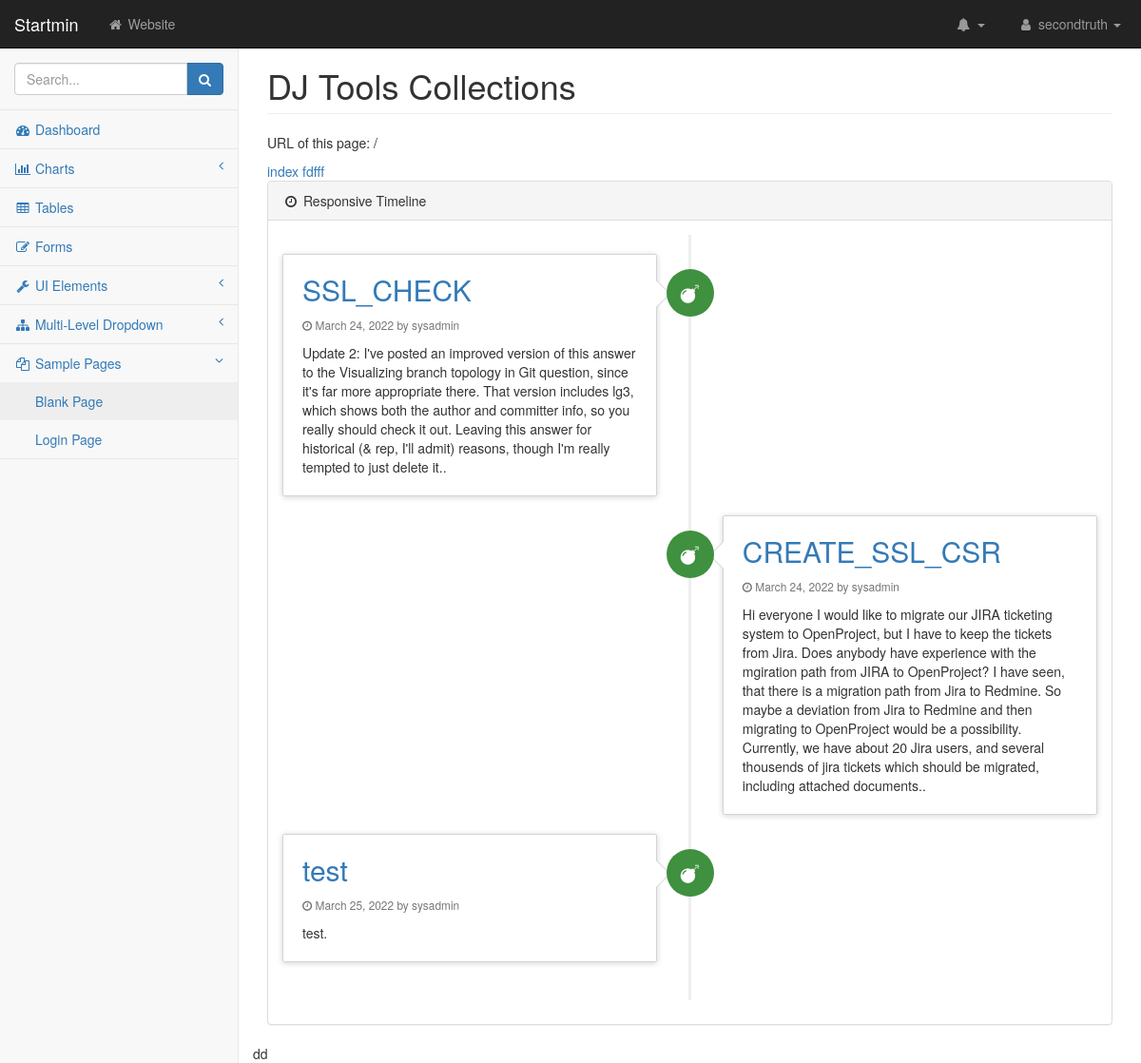
The app's page /, older data.
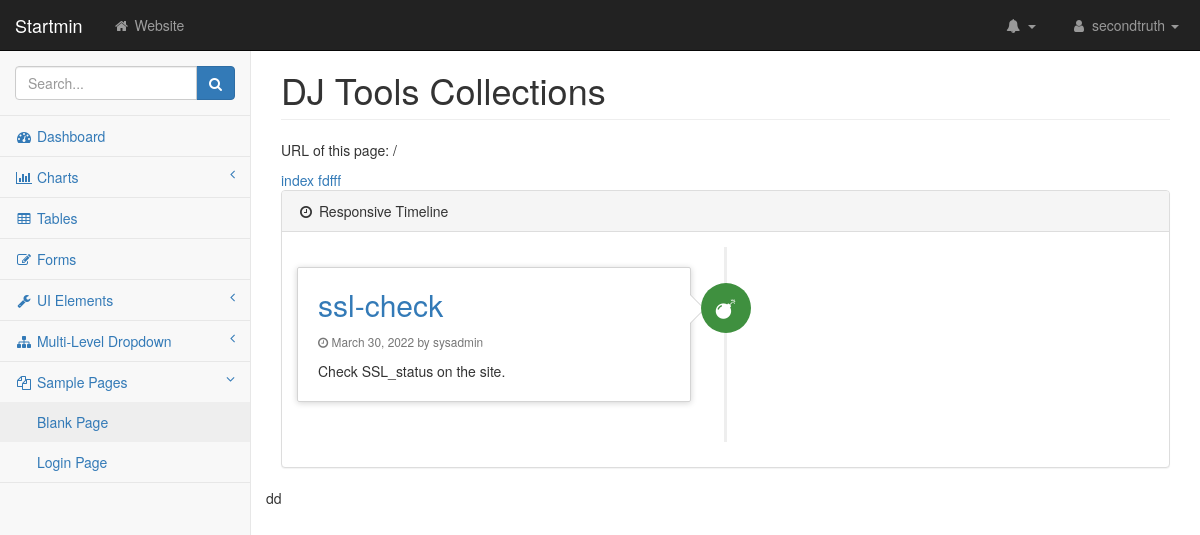
The same page, newer data.
### service/models.py (models this page shows, shortened)
class Services(models.Model):
    service_title = models.CharField(max_length=100)
    service_desc = models.TextField()
    service_create_date = models.DateTimeField(default=timezone.now)
    service_author = models.ForeignKey(User,on_delete=models.CASCADE)
    service_url = models.CharField(max_length=100)
    service_status = models.IntegerField(default=1)

### service/views.py (the view)
# urls.py: path('', ServicesListView.as_view(), name='service-home'),
class ServicesListView(ListView):
    model = Services
    template_name = 'service/services.html'
    context_object_name = 'services'

### service/templates/service/services.html
 {% extends 'service/base.html' %}
 {% block content %}
    <a> index fdfff </a>
    <div class="panel panel-default">
      <div class="panel-heading">
          <i class="fa fa-clock-o fa-fw"></i> Responsive Timeline
      </div>
      <div class="panel-body">
          <ul class="timeline">
            {% for service in services %}
                {% if   service.service_status == 1 %}
                    <li class="{% cycle '' 'timeline-inverted' %}">
                            <div class="timeline-badge  success"><i class="fa fa-bomb"></i></div>
                            <div class="timeline-panel">
                                <div class="timeline-heading">
                                    <h2 class="timeline-title"> <a href="{% url 'sslapp-sslcheck' %}">{{ service.service_title}} </a></h2>
                                    <p>
                                        <small class="text-muted"><i class="fa fa-clock-o"></i>  {{ service.service_create_date|date:"F d, Y" }}
                                        by {{ service.service_author }}
                                        </small>
                                    </p>
                                </div>
                                <div class="timeline-body">
                                    <p>{{ service.service_desc }}.</p>
                                </div>
                            </div>
                    </li>
                {% endif %}
            {% endfor %}
          </ul>
      </div>
  </div>
 {% endblock content %}

### service/templates/service/base.html (shortened to what this page needs)
{% load static %}
<!DOCTYPE html>
<html lang="en">
    <head>
        <link href="{% static 'service/css/bootstrap.min.css' %}" rel="stylesheet">
        <link href="{% static 'service/css/metisMenu.min.css' %}" rel="stylesheet">
        <link href="{% static 'service/css/startmin.css' %}" rel="stylesheet">
        <link href="{% static 'service/css/font-awesome.min.css' %}" rel="stylesheet" type="text/css">
        <link href="{% static 'service/css/timeline.css' %}" rel="stylesheet">
    </head>
    <body>
        <div id="wrapper">
            <nav class="navbar navbar-inverse navbar-fixed-top" role="navigation">
                <div class="navbar-header">
                    <a class="navbar-brand" href="index.html">Startmin</a>
                </div>
                <ul class="nav navbar-nav navbar-left navbar-top-links">
                    <li><a href="#"><i class="fa fa-home fa-fw"></i> Website</a></li>
                </ul>
                <ul class="nav navbar-right navbar-top-links">
                    <li class="dropdown navbar-inverse">
                        <a class="dropdown-toggle" data-toggle="dropdown" href="#">
                            <i class="fa fa-bell fa-fw"></i> <b class="caret"></b>
                        </a>
                    </li>
                    <li class="dropdown">
                        <a class="dropdown-toggle" data-toggle="dropdown" href="#">
                            <i class="fa fa-user fa-fw"></i> secondtruth <b class="caret"></b>
                        </a>
                    </li>
                </ul>
                <div class="navbar-default sidebar" role="navigation">
                    <div class="sidebar-nav navbar-collapse">
                        <ul class="nav" id="side-menu">
                            <li class="sidebar-search">
                                <div class="input-group custom-search-form">
                                    <input type="text" class="form-control" placeholder="Search...">
                                    <span class="input-group-btn">
                                        <button class="btn btn-primary" type="button">
                                            <i class="fa fa-search"></i>
                                        </button>
                                    </span>
                                </div>
                            </li>
                            <li>
                                <a href="index.html"><i class="fa fa-dashboard fa-fw"></i> Dashboard</a>
                            </li>
                            <li>
                                <a href="#"><i class="fa fa-bar-chart-o fa-fw"></i> Charts<span class="fa arrow"></span></a>
                            </li>
                            <li>
                                <a href="tables.html"><i class="fa fa-table fa-fw"></i> Tables</a>
                            </li>
                            <li>
                                <a href="forms.html"><i class="fa fa-edit fa-fw"></i> Forms</a>
                            </li>
                            <li>
                                <a href="#"><i class="fa fa-wrench fa-fw"></i> UI Elements<span class="fa arrow"></span></a>
                            </li>
                            <li>
                                <a href="#"><i class="fa fa-sitemap fa-fw"></i> Multi-Level Dropdown<span class="fa arrow"></span></a>
                            </li>
                            <li class="active">
                                <a href="#"><i class="fa fa-files-o fa-fw"></i> Sample Pages<span class="fa arrow"></span></a>
                                <ul class="nav nav-second-level">
                                    <li>
                                        <a class="active" href="blank.html">Blank Page</a>
                                    </li>
                                    <li>
                                        <a href="login.html">Login Page</a>
                                    </li>
                                </ul>
                            </li>
                        </ul>
                    </div>
                </div>
            </nav>
            <div id="page-wrapper">
                <div class="container-fluid">
                    <div class="row">
                        <div class="col-lg-12">
                            <h1 class="page-header">DJ Tools Collections</h1>
                            <p>URL of this page: {{ request.get_full_path }}</p>
                        </div>
                    </div>
                    {% block content %}{% endblock content %}
                </div>dd
            </div>
        </div>
    </body>
</html>

### service/static/service/css/startmin.css (style rules this page uses)
body { background-color: #f8f8f8; }
#wrapper { width: 100%; }
#page-wrapper { padding-top: 30px; min-height: 568px; background-color: #fff; }
@media (min-width:768px) { #page-wrapper { position: inherit; margin-left: 250px; padding: 30px 15px 0 15px; border-left: 1px solid #e7e7e7; } }
.navbar-header { float: left; }
.navbar-left { float: left; }
.navbar-right { text-align: right; }
.navbar-top-links { margin: 0; }
.navbar-top-links li { display: inline-block; }
.navbar-top-links li:last-child { margin-right: 6px; }
.navbar-top-links li a { padding: 15px; min-height: 50px; }
.navbar-top-links>li>a { color: #999; }
.sidebar .sidebar-nav.navbar-collapse { padding-right: 0; padding-left: 0; }
.sidebar .sidebar-search { padding: 15px; }
.sidebar ul li { border-bottom: 1px solid #e7e7e7; }
.sidebar ul li a.active { background-color: #eee; }
.sidebar .arrow { float: right; }
.sidebar .fa.arrow:before { content: "\f104"; }
.sidebar .active>a>.fa.arrow:before { content: "\f107"; }
.sidebar .nav-second-level li, .sidebar .nav-third-level li { border-bottom: 0!important; }
.sidebar .nav-second-level li a { padding-left: 37px; }
@media (min-width:768px) { .sidebar { z-index: 1; position: absolute; width: 250px; margin-top: 51px; } }

### service/static/service/css/timeline.css (style rules this page uses)
.timeline { position: relative; padding: 20px 0 20px; list-style: none; }
.timeline:before { content: " "; position: absolute; top: 0; bottom: 0; left: 50%; width: 3px; margin-left: -1.5px; background-color: #eeeeee; }
.timeline > li { position: relative; margin-bottom: 20px; }
.timeline > li:before, .timeline > li:after { content: " "; display: table; }
.timeline > li:after { clear: both; }
.timeline > li > .timeline-panel { float: left; position: relative; width: 46%; padding: 20px; border: 1px solid #d4d4d4; border-radius: 2px; -webkit-box-shadow: 0 1px 6px rgba(0,0,0,0.175); box-shadow: 0 1px 6px rgba(0,0,0,0.175); }
.timeline > li > .timeline-panel:before { content: " "; display: inline-block; position: absolute; top: 26px; right: -15px; border-top: 15px solid transparent; border-right: 0 solid #ccc; border-bottom: 15px solid transparent; border-left: 15px solid #ccc; }
.timeline > li > .timeline-panel:after { content: " "; display: inline-block; position: absolute; top: 27px; right: -14px; border-top: 14px solid transparent; border-right: 0 solid #fff; border-bottom: 14px solid transparent; border-left: 14px solid #fff; }
.timeline > li > .timeline-badge { z-index: 100; position: absolute; top: 16px; left: 50%; width: 50px; height: 50px; margin-left: -25px; border-radius: 50% 50% 50% 50%; text-align: center; font-size: 1.4em; line-height: 50px; color: #fff; background-color: #999999; }
.timeline-badge.success { background-color: #3f903f !important; }
.timeline-title { margin-top: 0; color: inherit; }
.timeline-body > p, .timeline-body > ul { margin-bottom: 0; }

Row changes from the older to the newer data that the page shows:
removed Services: service_title "CREATE_SSL_CSR", service_create_date "March 24, 2022", service_author "sysadmin", service_desc "Hi everyone I would like to migrate our JIRA ticketing system to OpenProject, but I have to keep the tickets from Jira. Does anybody have experience with the mgiration path from JIRA to OpenProject? I have seen, that there is a migration path from Jira to Redmine. So maybe a deviation from Jira to Redmine and then migrating to OpenProject would be a possibility. Currently, we have about 20 Jira users, and several thousends of jira tickets which should be migrated, including attached documents."
removed Services: service_title "test", service_create_date "March 25, 2022", service_author "sysadmin", service_desc "test"
changed Services "sysadmin": service_title "SSL_CHECK" → "ssl-check"; service_create_date "March 24, 2022" → "March 30, 2022"; service_desc "Update 2: I've posted an improved version of this answer to the Visualizing branch topology in Git question, since it's far more appropriate there. That version includes lg3, which shows both the author and committer info, so you really should check it out. Leaving this answer for historical (& rep, I'll admit) reasons, though I'm really tempted to just delete it." → "Check SSL_status on the site"
